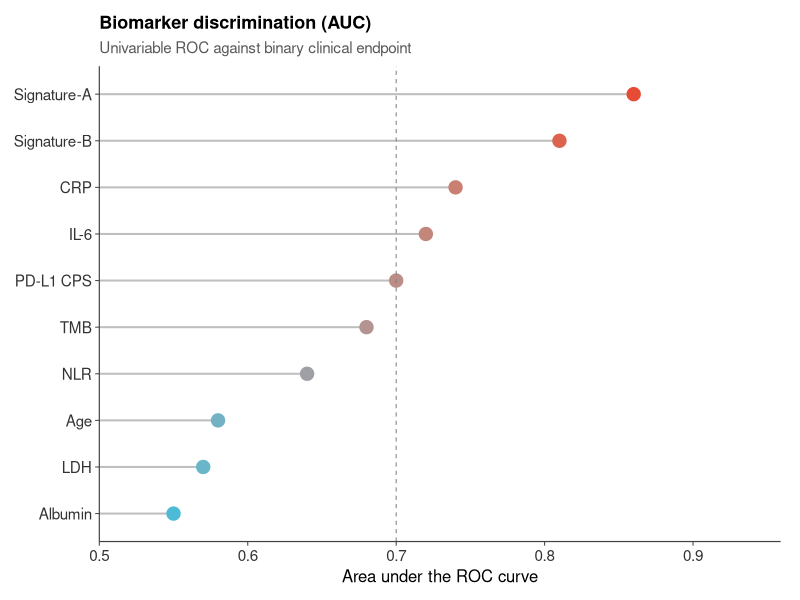
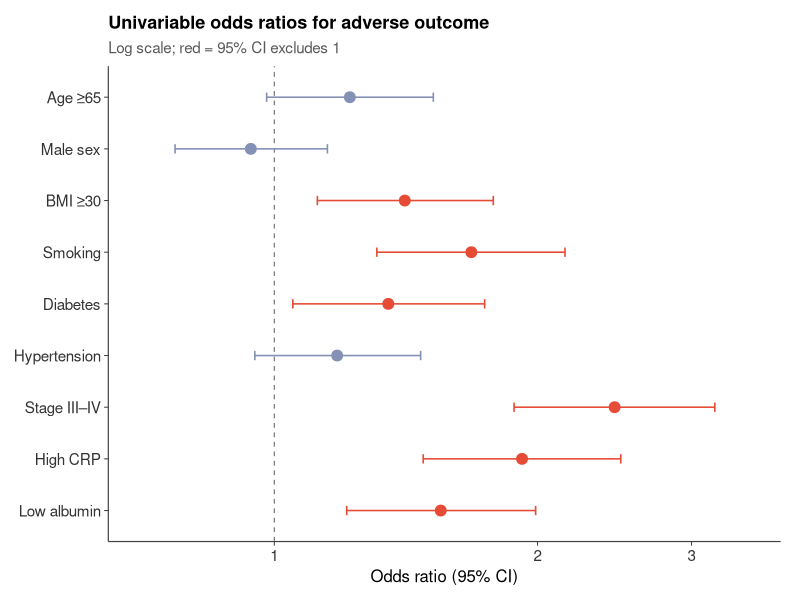
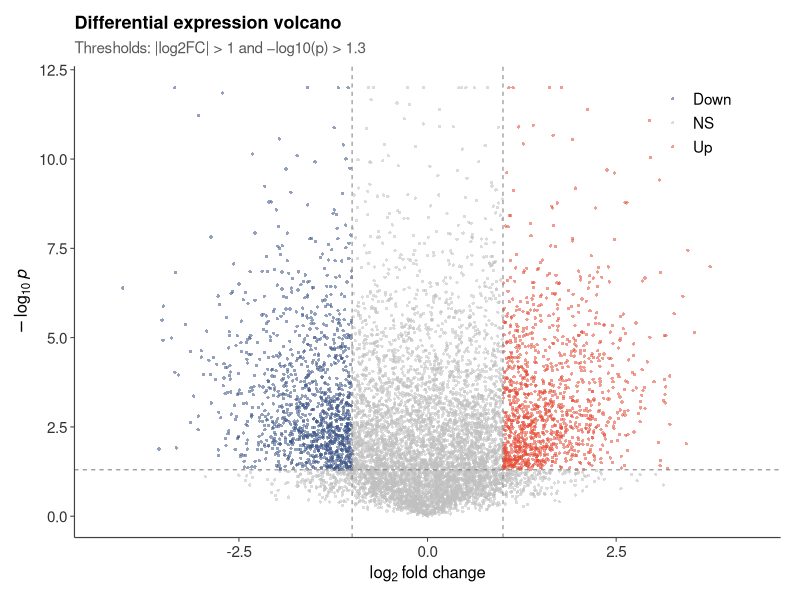
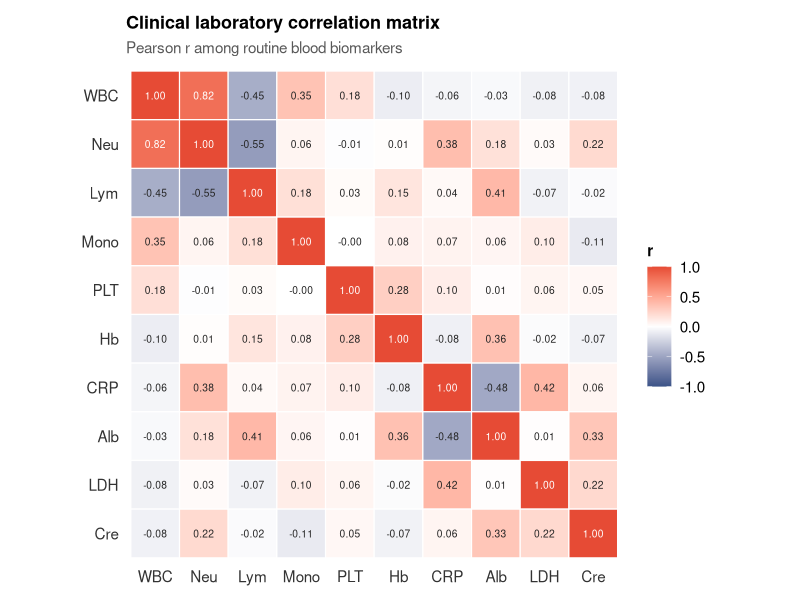
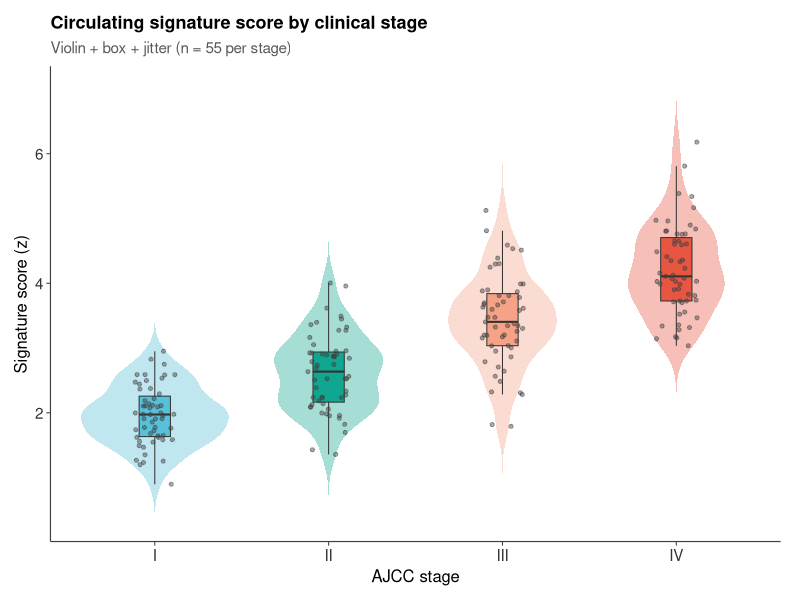
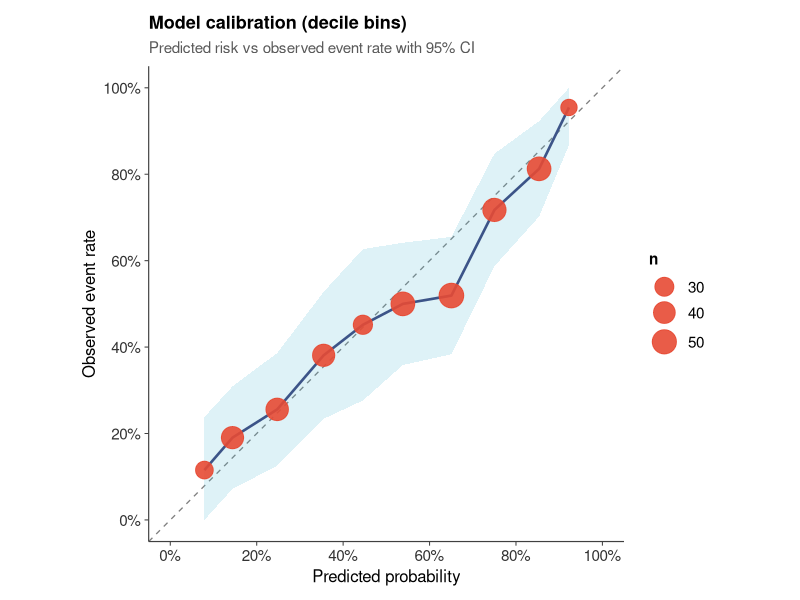
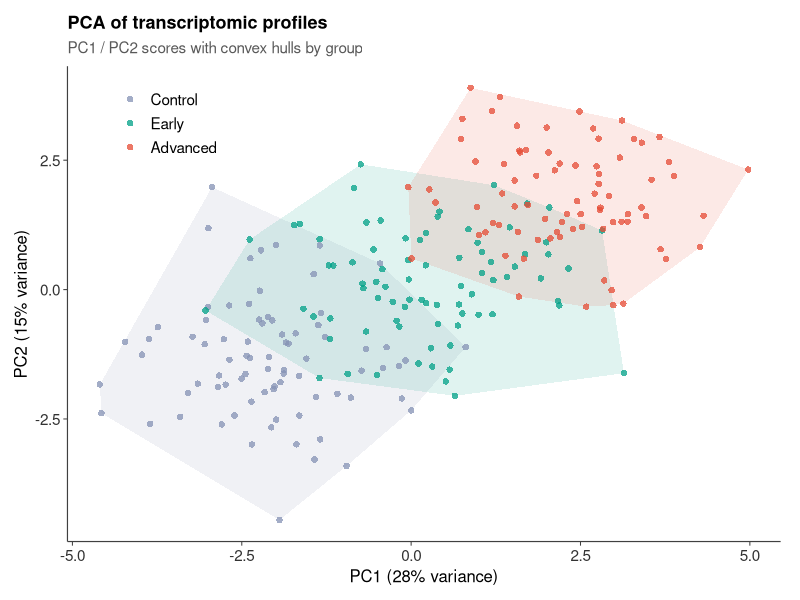
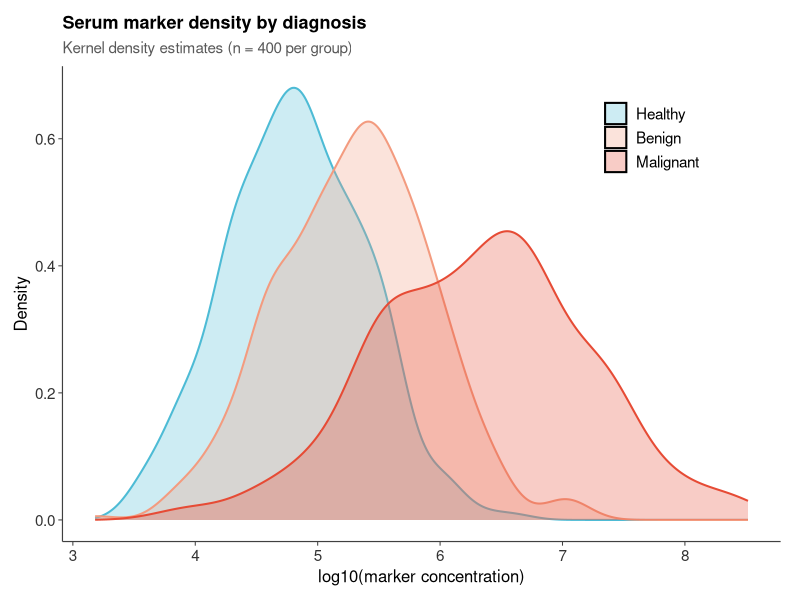

Recreate these plots in R, in order.
#!/usr/bin/env Rscript
# WebR-friendly single-panel demos (ggplot2 + tidyverse core only).
# Packages used: ggplot2, dplyr, tidyr, scales, forcats, RColorBrewer, viridisLite, tibble
# Avoided (not reliably WebR / not installed): survminer, EnhancedVolcano, ComplexHeatmap,
# circlize, ggrepel, ggbeeswarm, ggridges, ggpubr, factoextra, survival.

suppressPackageStartupMessages({
  library(ggplot2)
  library(dplyr)
  library(tidyr)
  library(scales)
  library(forcats)
  library(tibble)
})

OUT <- "/workspace/rplot/figures"
dir.create(OUT, showWarnings = FALSE, recursive = TRUE)
set.seed(20261107)

# Nature / Lancet-ish theme
theme_sci <- function(base_size = 12) {
  theme_classic(base_size = base_size) %+replace%
    theme(
      plot.title = element_text(face = "bold", size = base_size + 1, hjust = 0, margin = margin(b = 6)),
      plot.subtitle = element_text(size = base_size - 1, colour = "grey35", hjust = 0, margin = margin(b = 8)),
      axis.title = element_text(size = base_size),
      axis.text = element_text(colour = "grey20", size = base_size - 1),
      axis.line = element_line(colour = "grey25", linewidth = 0.4),
      axis.ticks = element_line(colour = "grey25", linewidth = 0.35),
      legend.title = element_text(size = base_size - 1, face = "bold"),
      legend.text = element_text(size = base_size - 1),
      legend.background = element_blank(),
      plot.margin = margin(10, 14, 10, 10),
      strip.background = element_blank(),
      strip.text = element_text(face = "bold", size = base_size)
    )
}

pal_lancet <- c("#E64B35", "#4DBBD5", "#00A087", "#3C5488", "#F39B7F", "#8491B4", "#91D1C2", "#DC0000")
pal_nature <- c("#E64B35FF", "#4DBBD5FF", "#00A087FF", "#3C5488FF", "#F39B7FFF", "#8491B4FF")

save_fig <- function(p, id, w = 7.2, h = 5.6, dpi = 180) {
  path <- file.path(OUT, paste0(id, ".png"))
  ggsave(path, p, width = w, height = h, dpi = dpi, bg = "white")
  message("wrote ", path)
  invisible(path)
}

# ---------- 1. Lollipop AUC ranking ----------
auc_df <- tibble(
  biomarker = c("Signature-A", "Signature-B", "CRP", "IL-6", "PD-L1 CPS",
                "TMB", "NLR", "Age", "LDH", "Albumin"),
  auc = c(0.86, 0.81, 0.74, 0.72, 0.70, 0.68, 0.64, 0.58, 0.57, 0.55)
) %>% mutate(biomarker = fct_reorder(biomarker, auc))

p1 <- ggplot(auc_df, aes(auc, biomarker)) +
  geom_segment(aes(x = 0.5, xend = auc, y = biomarker, yend = biomarker),
               colour = "grey75", linewidth = 0.7) +
  geom_point(aes(colour = auc), size = 4.2) +
  geom_vline(xintercept = 0.7, linetype = "dashed", colour = "grey50", linewidth = 0.35) +
  scale_colour_gradient(low = "#4DBBD5", high = "#E64B35", guide = "none") +
  scale_x_continuous(limits = c(0.5, 0.95), breaks = seq(0.5, 0.9, 0.1),
                     expand = expansion(mult = c(0, 0.02))) +
  labs(title = "Biomarker discrimination (AUC)",
       subtitle = "Univariable ROC against binary clinical endpoint",
       x = "Area under the ROC curve", y = NULL) +
  theme_sci()
save_fig(p1, "webr-lollipop-auc-rank", 7.0, 5.5)

# ---------- 2. OR forest (univariable) ----------
forest_df <- tibble(
  term = c("Age ≥65", "Male sex", "BMI ≥30", "Smoking", "Diabetes",
           "Hypertension", "Stage III–IV", "High CRP", "Low albumin"),
  or = c(1.22, 0.94, 1.41, 1.68, 1.35, 1.18, 2.45, 1.92, 1.55),
  lo = c(0.98, 0.77, 1.12, 1.31, 1.05, 0.95, 1.88, 1.48, 1.21),
  hi = c(1.52, 1.15, 1.78, 2.15, 1.74, 1.47, 3.19, 2.49, 1.99)
) %>% mutate(term = fct_rev(factor(term, levels = term)),
             sig = hi < 1 | lo > 1)

p2 <- ggplot(forest_df, aes(or, term)) +
  geom_vline(xintercept = 1, linetype = "dashed", colour = "grey45", linewidth = 0.4) +
  geom_errorbar(aes(xmin = lo, xmax = hi, colour = sig), width = 0.18, linewidth = 0.55) +
  geom_point(aes(colour = sig, fill = sig), shape = 21, size = 3.2, stroke = 0.6) +
  scale_colour_manual(values = c("FALSE" = "#8491B4", "TRUE" = "#E64B35"), guide = "none") +
  scale_fill_manual(values = c("FALSE" = "#8491B4", "TRUE" = "#E64B35"), guide = "none") +
  scale_x_log10(breaks = c(0.5, 1, 2, 3), labels = c("0.5", "1", "2", "3")) +
  coord_cartesian(xlim = c(0.7, 3.5)) +
  labs(title = "Univariable odds ratios for adverse outcome",
       subtitle = "Log scale; red = 95% CI excludes 1",
       x = "Odds ratio (95% CI)", y = NULL) +
  theme_sci()
save_fig(p2, "webr-forest-or-covariates", 7.2, 5.8)

# ---------- 3. Classic volcano ----------
n_genes <- 8000
vol <- tibble(
  gene = paste0("G", seq_len(n_genes)),
  log2FC = rnorm(n_genes, 0, 1.05),
  neglog10p = pmin(rexp(n_genes, rate = 0.55) + abs(log2FC) * runif(n_genes, 0.2, 1.4), 12)
) %>% mutate(
  padj_proxy = 10^(-neglog10p),
  class = case_when(
    log2FC > 1 & neglog10p > 1.3 ~ "Up",
    log2FC < -1 & neglog10p > 1.3 ~ "Down",
    TRUE ~ "NS"
  )
)

p3 <- ggplot(vol, aes(log2FC, neglog10p, colour = class)) +
  geom_point(alpha = 0.55, size = 1.15, stroke = 0) +
  geom_hline(yintercept = 1.3, linetype = "dashed", colour = "grey50", linewidth = 0.35) +
  geom_vline(xintercept = c(-1, 1), linetype = "dashed", colour = "grey50", linewidth = 0.35) +
  scale_colour_manual(values = c(Down = "#3C5488", NS = "grey75", Up = "#E64B35"), name = NULL) +
  scale_x_continuous(limits = c(-4.5, 4.5), expand = expansion(mult = 0.02)) +
  labs(title = "Differential expression volcano",
       subtitle = "Thresholds: |log2FC| > 1 and −log10(p) > 1.3",
       x = expression(log[2]~"fold change"),
       y = expression(-log[10]~italic(p))) +
  theme_sci() +
  theme(legend.position = c(0.88, 0.88), legend.direction = "vertical")
save_fig(p3, "webr-volcano-rnaseq", 6.8, 5.8)

# ---------- 4. Correlation heatmap (geom_tile) ----------
labs_n <- c("WBC", "Neu", "Lym", "Mono", "PLT", "Hb", "CRP", "Alb", "LDH", "Cre")
k <- length(labs_n)
Rmat <- matrix(0, k, k)
diag(Rmat) <- 1
# structured correlations
pairs <- list(c(1,2,0.82), c(1,3,-0.45), c(2,3,-0.55), c(1,4,0.35),
              c(5,6,0.28), c(7,8,-0.48), c(7,9,0.42), c(8,10,0.33),
              c(2,7,0.38), c(3,8,0.41), c(6,8,0.36), c(9,10,0.22))
for (pr in pairs) {
  i <- pr[1]; j <- pr[2]; r <- pr[3]
  Rmat[i, j] <- r; Rmat[j, i] <- r
}
# fill mild residual noise then project to PSD-ish by clamping
set.seed(7)
for (i in 1:k) for (j in 1:k) if (Rmat[i,j] == 0 && i != j) {
  v <- rnorm(1, 0, 0.08); Rmat[i,j] <- v; Rmat[j,i] <- v
}
hm <- expand_grid(x = labs_n, y = labs_n) %>%
  mutate(r = as.vector(Rmat),
         x = factor(x, levels = labs_n),
         y = factor(y, levels = rev(labs_n)))

p4 <- ggplot(hm, aes(x, y, fill = r)) +
  geom_tile(colour = "white", linewidth = 0.4) +
  geom_text(aes(label = sprintf("%.2f", r)), size = 2.6,
            colour = ifelse(abs(hm$r) > 0.55, "white", "grey15")) +
  scale_fill_gradient2(low = "#3C5488", mid = "white", high = "#E64B35",
                       midpoint = 0, limits = c(-1, 1), name = "r") +
  coord_fixed() +
  labs(title = "Clinical laboratory correlation matrix",
       subtitle = "Pearson r among routine blood biomarkers",
       x = NULL, y = NULL) +
  theme_sci() +
  theme(axis.line = element_blank(), axis.ticks = element_blank(),
        legend.position = "right")
save_fig(p4, "webr-heatmap-clinical-cor", 6.6, 5.8)

# ---------- 5. Violin + box + jitter by stage ----------
set.seed(11)
clin <- tibble(
  stage = factor(rep(c("I", "II", "III", "IV"), each = 55), levels = c("I","II","III","IV")),
  score = c(rnorm(55, 2.1, 0.55), rnorm(55, 2.6, 0.6),
            rnorm(55, 3.4, 0.7), rnorm(55, 4.1, 0.75))
)

p5 <- ggplot(clin, aes(stage, score, fill = stage)) +
  geom_violin(width = 0.85, alpha = 0.35, colour = NA, trim = FALSE) +
  geom_boxplot(width = 0.18, outlier.shape = NA, alpha = 0.9, linewidth = 0.35) +
  geom_jitter(width = 0.12, height = 0, size = 1.1, alpha = 0.45, colour = "grey25") +
  scale_fill_manual(values = c("#4DBBD5", "#00A087", "#F39B7F", "#E64B35"), guide = "none") +
  labs(title = "Circulating signature score by clinical stage",
       subtitle = "Violin + box + jitter (n = 55 per stage)",
       x = "AJCC stage", y = "Signature score (z)") +
  theme_sci()
save_fig(p5, "webr-violin-stage-biomarker", 6.8, 5.5)

# ---------- 6. Calibration curve ----------
set.seed(21)
n <- 400
pred <- sort(runif(n, 0.05, 0.95))
obs <- rbinom(n, 1, pred * 0.85 + 0.07)
cal <- tibble(pred = pred, obs = obs) %>%
  mutate(bin = cut(pred, breaks = seq(0, 1, by = 0.1), include.lowest = TRUE)) %>%
  group_by(bin) %>%
  summarise(pred_mean = mean(pred), obs_rate = mean(obs), n = n(), .groups = "drop") %>%
  mutate(se = sqrt(obs_rate * (1 - obs_rate) / n),
         lo = pmax(0, obs_rate - 1.96 * se),
         hi = pmin(1, obs_rate + 1.96 * se))

p6 <- ggplot(cal, aes(pred_mean, obs_rate)) +
  geom_abline(slope = 1, intercept = 0, linetype = "dashed", colour = "grey50", linewidth = 0.45) +
  geom_ribbon(aes(ymin = lo, ymax = hi), fill = "#4DBBD5", alpha = 0.18) +
  geom_line(colour = "#3C5488", linewidth = 0.9) +
  geom_point(aes(size = n), colour = "#E64B35", alpha = 0.9) +
  scale_size_area(max_size = 8, name = "n") +
  scale_x_continuous(limits = c(0, 1), breaks = seq(0, 1, 0.2), labels = percent_format()) +
  scale_y_continuous(limits = c(0, 1), breaks = seq(0, 1, 0.2), labels = percent_format()) +
  coord_equal() +
  labs(title = "Model calibration (decile bins)",
       subtitle = "Predicted risk vs observed event rate with 95% CI",
       x = "Predicted probability", y = "Observed event rate") +
  theme_sci()
save_fig(p6, "webr-calibration-curve", 6.4, 5.8)

# ---------- 7. PCA scores ----------
set.seed(33)
mk_grp <- function(n, mx, my, sx = 1.1, sy = 1.0) {
  tibble(PC1 = rnorm(n, mx, sx), PC2 = rnorm(n, my, sy))
}
pca <- bind_rows(
  mk_grp(80, -2.2, -1.5) %>% mutate(group = "Control"),
  mk_grp(80, 0.3, 0.2) %>% mutate(group = "Early"),
  mk_grp(80, 2.4, 1.8) %>% mutate(group = "Advanced")
) %>% mutate(group = factor(group, levels = c("Control", "Early", "Advanced")))

# Convex hulls without MASS
hulls <- pca %>% group_by(group) %>% slice(chull(PC1, PC2)) %>% ungroup()
p7 <- ggplot(pca, aes(PC1, PC2, colour = group, fill = group)) +
  geom_polygon(data = hulls, alpha = 0.12, linewidth = 0.45, colour = NA) +
  geom_point(size = 2.2, alpha = 0.75, stroke = 0) +
  scale_colour_manual(values = c(Control = "#8491B4", Early = "#00A087", Advanced = "#E64B35"), name = NULL) +
  scale_fill_manual(values = c(Control = "#8491B4", Early = "#00A087", Advanced = "#E64B35"), guide = "none") +
  labs(title = "PCA of transcriptomic profiles",
       subtitle = "PC1 / PC2 scores with convex hulls by group",
       x = "PC1 (28% variance)", y = "PC2 (15% variance)") +
  theme_sci() +
  theme(legend.position = c(0.14, 0.88))
save_fig(p7, "webr-pca-scores-groups", 6.8, 5.6)

# ---------- 8. Overlapping densities (no ggridges) ----------
set.seed(41)
dens <- bind_rows(
  tibble(value = rnorm(400, 4.8, 0.55), group = "Healthy"),
  tibble(value = rnorm(400, 5.3, 0.65), group = "Benign"),
  tibble(value = rnorm(400, 6.4, 0.85), group = "Malignant")
) %>% mutate(group = factor(group, levels = c("Healthy", "Benign", "Malignant")))

p8 <- ggplot(dens, aes(value, fill = group, colour = group)) +
  geom_density(alpha = 0.28, linewidth = 0.7) +
  scale_fill_manual(values = c("#4DBBD5", "#F39B7F", "#E64B35"), name = NULL) +
  scale_colour_manual(values = c("#4DBBD5", "#F39B7F", "#E64B35"), guide = "none") +
  labs(title = "Serum marker density by diagnosis",
       subtitle = "Kernel density estimates (n = 400 per group)",
       x = "log10(marker concentration)", y = "Density") +
  theme_sci() +
  theme(legend.position = c(0.82, 0.85))
save_fig(p8, "webr-density-overlap-labs", 7.0, 5.4)

# ---------- 9. Dumbbell pre/post ----------
set.seed(51)
dumb <- tibble(
  patient = paste0("P", sprintf("%02d", 1:12)),
  before = c(7.8, 8.2, 6.9, 9.1, 7.4, 8.8, 6.5, 9.4, 7.1, 8.0, 7.6, 8.5),
  after = before - runif(12, 1.2, 3.2)
) %>%
  mutate(patient = fct_reorder(patient, before),
         delta = after - before)

dumb_long <- dumb %>%
  pivot_longer(c(before, after), names_to = "time", values_to = "score") %>%
  mutate(time = factor(time, levels = c("before", "after"),
                       labels = c("Baseline", "Week 12")))

p9 <- ggplot(dumb, aes(y = patient)) +
  geom_segment(aes(x = before, xend = after, yend = patient),
               colour = "grey70", linewidth = 0.8) +
  geom_point(data = dumb_long, aes(x = score, colour = time), size = 3.2) +
  scale_colour_manual(values = c("Baseline" = "#8491B4", "Week 12" = "#E64B35"), name = NULL) +
  labs(title = "Symptom score before vs after treatment",
       subtitle = "Dumbbell plot; each line is one patient",
       x = "Symptom score (0–10)", y = NULL) +
  theme_sci() +
  theme(legend.position = "top", legend.justification = "left")
save_fig(p9, "webr-dumbbell-prepost", 7.0, 5.8)

# ---------- 10. Bubble subgroup OR ----------
set.seed(61)
bub <- tibble(
  subgroup = c("Overall", "Age <65", "Age ≥65", "Male", "Female",
               "Never smoker", "Ever smoker", "PD-L1 <1%", "PD-L1 ≥1%",
               "TMB-low", "TMB-high"),
  or = c(0.72, 0.68, 0.79, 0.70, 0.75, 0.81, 0.64, 0.88, 0.58, 0.84, 0.55),
  lo = c(0.58, 0.51, 0.60, 0.54, 0.55, 0.60, 0.48, 0.66, 0.42, 0.64, 0.38),
  hi = c(0.89, 0.91, 1.04, 0.91, 1.02, 1.09, 0.85, 1.17, 0.80, 1.10, 0.79),
  n = c(820, 490, 330, 460, 360, 300, 520, 350, 470, 400, 420)
) %>% mutate(
  subgroup = fct_rev(factor(subgroup, levels = subgroup)),
  favours = or < 1 & hi < 1
)

p10 <- ggplot(bub, aes(or, subgroup)) +
  geom_vline(xintercept = 1, linetype = "dashed", colour = "grey45") +
  geom_errorbar(aes(xmin = lo, xmax = hi), width = 0.15, colour = "grey40", linewidth = 0.45) +
  geom_point(aes(size = n, colour = favours), alpha = 0.9) +
  scale_size_area(max_size = 12, name = "n") +
  scale_colour_manual(values = c("FALSE" = "#8491B4", "TRUE" = "#00A087"), guide = "none") +
  scale_x_log10(breaks = c(0.4, 0.6, 0.8, 1, 1.2), limits = c(0.35, 1.3)) +
  labs(title = "Treatment effect across clinical subgroups",
       subtitle = "Hazard ratio (bubble ∝ sample size); teal = CI favours treatment",
       x = "Hazard ratio (95% CI)", y = NULL) +
  theme_sci()
save_fig(p10, "webr-bubble-subgroup-hr", 7.2, 6.0)

# ---------- 11. Stacked immune cell proportions ----------
set.seed(71)
cells <- c("CD8 T", "CD4 T", "Treg", "B cell", "NK", "Macrophage", "Neutrophil", "Other")
imm <- expand_grid(
  sample = paste0("S", 1:8),
  cell = cells
) %>%
  group_by(sample) %>%
  mutate(raw = rexp(n(), rate = 1),
         prop = raw / sum(raw),
         cell = factor(cell, levels = rev(cells))) %>%
  ungroup()

p11 <- ggplot(imm, aes(sample, prop, fill = cell)) +
  geom_col(width = 0.78, colour = "white", linewidth = 0.25) +
  scale_fill_manual(values = rev(c("#E64B35","#F39B7F","#4DBBD5","#00A087",
                                   "#3C5488","#8491B4","#91D1C2","#B09C85")),
                    name = "Cell type") +
  scale_y_continuous(labels = percent_format(), expand = expansion(mult = c(0, 0.02))) +
  labs(title = "Tumour microenvironment cell fractions",
       subtitle = "Relative abundance per sample (stacked composition)",
       x = NULL, y = "Proportion") +
  theme_sci() +
  theme(legend.position = "right")
save_fig(p11, "webr-stacked-immune-prop", 7.4, 5.6)

# ---------- 12. Incidence ribbon over years ----------
set.seed(81)
years <- 2005:2024
inc <- tibble(
  year = years,
  rate = 18 + (years - 2005) * 0.55 + sin((years - 2005) / 2.5) * 1.2 + rnorm(length(years), 0, 0.35),
) %>% mutate(
  lo = rate - 1.4,
  hi = rate + 1.4
)

p12 <- ggplot(inc, aes(year, rate)) +
  geom_ribbon(aes(ymin = lo, ymax = hi), fill = "#4DBBD5", alpha = 0.25) +
  geom_line(colour = "#3C5488", linewidth = 1.05) +
  geom_point(colour = "#E64B35", size = 2.2) +
  scale_x_continuous(breaks = seq(2005, 2025, 5)) +
  labs(title = "Age-standardised incidence over time",
       subtitle = "Per 100 000 person-years with illustrative uncertainty band",
       x = "Year", y = "Incidence rate") +
  theme_sci()
save_fig(p12, "webr-incidence-ribbon", 7.2, 5.2)

message("DONE: generated 12 WebR-friendly figures")
